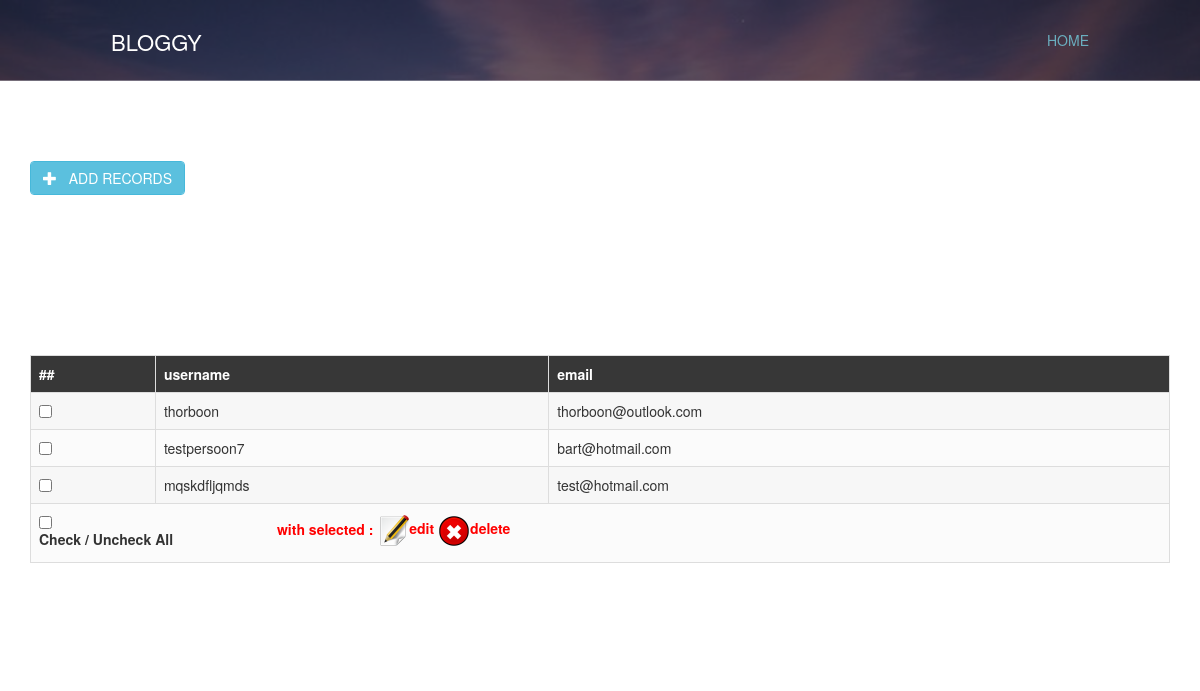
The app's page /admin/index.php with its own data.
### tables this page shows
CREATE TABLE IF NOT EXISTS `tbl_users` (
  `user_id` int(11) NOT NULL,
  `first_name` varchar(60) NOT NULL,
  `last_name` varchar(60) NOT NULL,
  `username` varchar(60) NOT NULL,
  `email` varchar(60) NOT NULL,
  `password` varchar(255) NOT NULL
);

### www/admin/index.php (the view, shortened to what this page needs)
<?php
	include_once 'dbcon.php';
?>
<!DOCTYPE html>
<html>
<head>
<link href="../layout/styles/layout.css" rel="stylesheet" type="text/css" media="all">
<link rel="stylesheet" href="bootstrap/css/bootstrap.min.css" type="text/css" />
</head>
<body>
<div class="bgded overlay" style="background-image:url('../images/achtergrnd.jpg');">
  <div class="wrapper row1">
    <header id="header" class="hoc clear">
      <div id="logo" class="fl_left">
        <h1><a href="../index.php">Bloggy</a></h1>
      </div>
      <nav id="mainav" class="fl_right">
        <ul class="clear">
          <li class="active"><a href="../index.php">Home</a></li>
        </ul>
      </nav>
    </header>
  </div>
</div>
<div class="container">
<a href="generate.php" class="btn btn-large btn-info"><i class="glyphicon glyphicon-plus"></i> &nbsp; Add Records</a>
</div>
<div class="container">
<form method="post" name="frm">
<table class='table table-bordered table-responsive'>
<tr>
<th>##</th>
<th>username</th>
<th>email</th>
</tr>
<?php
	$res = $MySQLiconn->query("SELECT * FROM tbl_users");
	$count = $res->num_rows;
	if($count > 0)
	{
		while($row=$res->fetch_array())
		{
			?>
			<tr>
			<td><input type="checkbox" name="chk[]" class="chk-box" value="<?php echo $row['user_id']; ?>"  /></td>
			<td><?php echo $row['username']; ?></td>
			<td><?php echo $row['email']; ?></td>
			</tr>
			<?php
		}
	}
	else
	{
		?>
        <tr>
        <td colspan="3"> Geen users gevonden ...</td>
        </tr>
        <?php
	}
?>
<?php
if($count > 0)
{
	?>
	<tr>
    <td colspan="3">
    <label><input type="checkbox" class="select-all" /> Check / Uncheck All</label>
    <label style="margin-left:100px;">
    <span style="word-spacing:normal;"> with selected :</span>
    <span><img src="edit.png" onClick="edit_records();" alt="edit" />edit</span>
    <span><img src="delete.png" onClick="delete_records();" alt="delete" />delete</span>
    </label>
    </td>
	</tr>
    <?php
}
?>
</table>
</form>
</body>
</html>

### www/layout/styles/layout.css (style rules this page uses)
.row1 { border-bottom:1px solid; }
#header #logo { margin:30px 0 0 0; }
#header #logo h1 { margin:0; padding:0; font-size:22px; text-transform:uppercase; }
.container { padding:80px 0; }
*, *::before, *::after { transition:all .3s ease-in-out; }
nav ul, nav ol { margin:0; padding:0; list-style:none; }
#mainav, #breadcrumb, .sidebar nav { line-height:normal; }
#mainav ul { text-transform:uppercase; }
#mainav li { display:inline-block; position:relative; margin:0 15px 0 0; padding:0; }
#mainav li:last-child { margin-right:0; }
#mainav li a { display:block; padding:30px 0; }
table, th, td { border:1px solid; border-collapse:collapse; vertical-align:top; }
table, th { table-layout:auto; }
table { width:100%; margin-bottom:15px; }
th, td { padding:5px 8px; }
td { border-width:0 1px; }
body { color:#7F7F7F; background-color:#141414; }
a { color:#6AAEBF; }
label span { color:#FF0000; background-color:inherit; }
.overlay { color:#FFFFFF; background-color:inherit; }
.overlay::after { color:inherit; background-color:rgba(0,0,0,.55); }
.btn, .btn.inverse:hover, a .icon.fa, a.inverse:hover .icon.fa { color:#FFFFFF; background-color:#6AAEBF; border-color:#6AAEBF; }
.row1 { color:#FFFFFF; border-color:rgba(255,255,255,.3); }
#header #logo a { color:inherit; }
#mainav li a { color:inherit; }
#mainav .active a, #mainav a:hover, #mainav li:hover > a { color:#6AAEBF; background-color:inherit; }
table, th, td, #comments .avatar, #comments input, #comments textarea { border-color:#D7D7D7; }
th { color:#FFFFFF; background-color:#373737; }
tr, #comments li, #comments input[type="submit"], #comments input[type="reset"] { color:inherit; background-color:#FBFBFB; }
tr:nth-child(even), #comments li:nth-child(even) { color:inherit; background-color:#F7F7F7; }
@media screen and (min-width:978px) { .hoc { max-width:978px; } }

### www/layout/styles/framework.css (style rules this page uses)
html { overflow-y:scroll; overflow-x:hidden; }
html, body { margin:0; padding:0; font-size:14px; line-height:1.6em; }
*, *::before, *::after { box-sizing:border-box; }
.overlay { position:relative; z-index:1; }
.overlay::after { display:block; position:absolute; top:0; left:0; width:100%; height:100%; content:""; z-index:-1; }
.bgded { background-position:top center; background-repeat:no-repeat; background-size:cover; }
.circle, .btn, .icon.fa, #ctdetails i, #backtotop { border-radius:50%; background-clip:padding-box; }
.btn { display:inline-block; padding:8px 18px 10px; text-transform:uppercase; border:1px solid; border-radius:22px; }
.clear, .group { display:block; }
.clear::before, .clear::after, .group::before, .group::after { display:table; content:""; }
.clear, .clear::after, .group, .group::after { clear:both; }
a { outline:none; text-decoration:none; }
.fl_left, .imgl { float:left; }
.fl_right, .imgr { float:right; }
img { width:auto; max-width:100%; height:auto; margin:0; padding:0; border:none; line-height:normal; vertical-align:middle; }
body, input, textarea, select { font-family:Verdana, Geneva, sans-serif; }
h1, h2, h3, h4, h5, h6, .heading { font-family:Georgia, "Times New Roman", Times, serif; }
form, fieldset, legend { margin:0; padding:0; border:none; }
label, input, textarea, select, button { display:block; resize:none; outline:none; color:inherit; font-size:inherit; font-family:inherit; vertical-align:middle; }
label { margin-bottom:5px; }
h1, h2, h3, h4, h5, h6, .heading { margin:0 0 20px 0; font-size:22px; line-height:normal; font-weight:normal; text-transform:uppercase; }
.wrapper { display:block; position:relative; width:100%; margin:0; padding:0; text-align:left; word-wrap:break-word; }
.hoc { display:block; margin:0 auto; }
address, article, aside, figcaption, figure, footer, header, main, nav, section { display:block; margin:0; padding:0; }

### records on screen
tbl_users: username "thorboon", email "thorboon@outlook.com"
tbl_users: username "testpersoon7", email "bart@hotmail.com"
tbl_users: username "mqskdfljqmds", email "test@hotmail.com"
